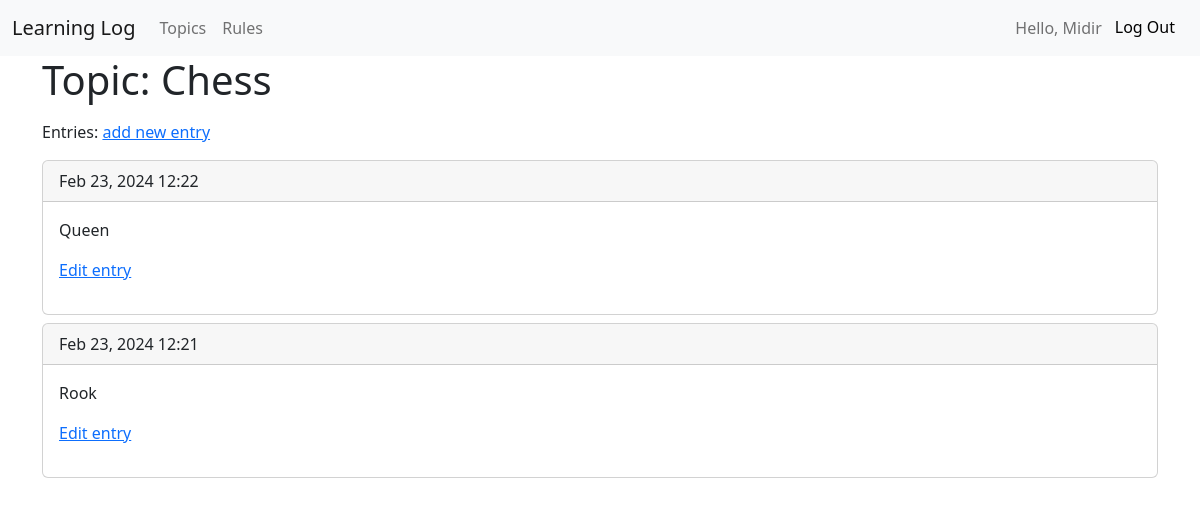
The page /topics/1/ (signed in) on the database its author committed.
### learning_logs/models.py (models this page shows, shortened)
class Topic(models.Model):
     text = models.CharField(max_length=200)
     date_added = models.DateTimeField(auto_now_add=True)
     owner = models.ForeignKey(User, on_delete=models.CASCADE)
     def __str__(self):
         return self.text

class Entry(models.Model):
     topic = models.ForeignKey(Topic, on_delete=models.CASCADE)
     text = models.TextField()
     date_added = models.DateTimeField(auto_now_add=True)
     class Meta:
         verbose_name_plural = 'entries'

### learning_logs/views.py (the view)
# urls.py: path('topics/<int:topic_id>/', views.topic, name='topic'),
@login_required
def topic(request, topic_id):
     topic = Topic.objects.get(id=topic_id)
     if request.user.is_superuser == False:
        if topic.owner != request.user:
           raise Http404
     entries = topic.entry_set.order_by('-date_added')
     context = {'topic': topic, 'entries': entries}
     return render(request, 'learning_logs/topic.html', context)

### templates/learning_logs/topic.html
{% extends 'learning_logs/base.html' %}
{% block content %}
    <div class='container'>
        <h1><p>Topic: {{topic}}</p></h1>
        <p>Entries: <a href="{% url 'learning_logs:new_entry' topic.id %}">add new entry</a> </p>
            {% for entry in entries %}
                <div class="card mb-2">
                    <div class="card-header">
                        {{entry.date_added|date:'M d, Y H:i'}}
                    </div>
                    <div class="card-body">
                        {{entry.text|linebreaks}}
                        <p><a href="{% url 'learning_logs:edit_entry' entry.id %}">Edit entry</a></p>
                    </div>
                </div>
            {% empty %}
                No entries
            {% endfor %}
    </div>
{% endblock content %}

### templates/learning_logs/base.html (shortened to what this page needs)
<!DOCTYPE html>
<html lang="en">
    <head>
        <link href="https://cdn.jsdelivr.net/npm/bootstrap@5.2.3/dist/css/bootstrap.min.css" rel="stylesheet">
    </head>
    <nav class="navbar navbar-expand-lg bg-light">
      <div class="container-fluid">
          <a class="navbar-brand" href="{% url 'learning_logs:index' %}">Learning Log</a>
          <div class="collapse navbar-collapse" id="navbarSupportedContent">
              <ul class="navbar-nav me-auto mb-2 mb-lg-0">
                  <li class="nav-item">
                      <a class="nav-link" href="{% url 'learning_logs:topics' %}">Topics</a>
                  </li>
              </ul>
              <div class="collapse navbar-collapse" id="navbarSupportedContent">
                <ul class="navbar-nav me-auto mb-2 mb-lg-0">
                    <li class="nav-item">
                        <a class="nav-link" href="{% url 'learning_logs:rules' %}">Rules</a>
                    </li>
                </ul>
              <div class="d-flex ms-auto">
                  <ul class="navbar-nav">
                  {% if user.is_authenticated %}
                      <span class="navbar-text">Hello, {{ user.username }}</span>
                      <li class="nav-item">
                        <form method="post" action="{% url 'users:logout' %}">{% csrf_token %} <button name="submit" class="btn btn-light">Log Out</button></form>
                      </li>
                  {% endif %}
                  </ul>
              </div>
          </div>
      </div>
  </nav>
  {% block content %}
  {% endblock %}
  </html>

### rows shown on the page
Topic: text "Chess"
Entry: date_added "Feb 23, 2024 12:22", text "Queen"
Entry: date_added "Feb 23, 2024 12:21", text "Rook"

### other values the page prints
{{ user.username }} "Midir"
